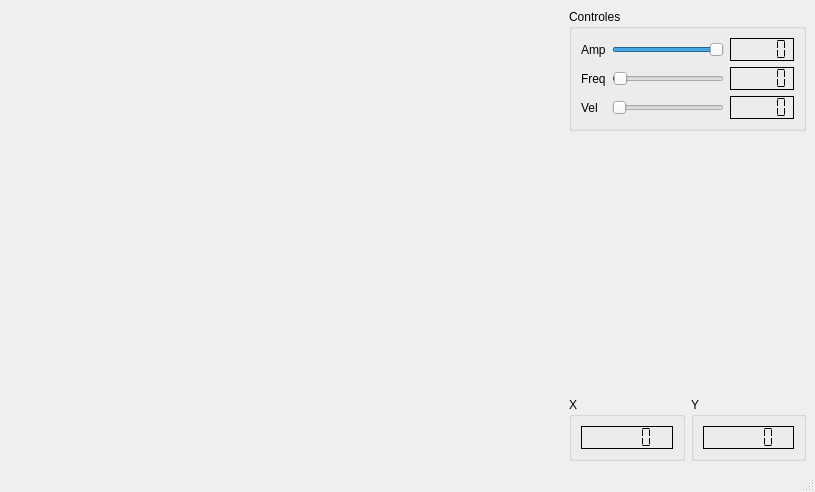
<?xml version="1.0" encoding="UTF-8"?>
<ui version="4.0">
 <class>MainWindow</class>
 <widget class="QMainWindow" name="MainWindow">
  <property name="geometry">
   <rect>
    <x>0</x>
    <y>0</y>
    <width>815</width>
    <height>492</height>
   </rect>
  </property>
  <property name="windowTitle">
   <string>MainWindow</string>
  </property>
  <widget class="QWidget" name="centralwidget">
   <layout class="QHBoxLayout" name="horizontalLayout_4" stretch="70,30">
    <item>
     <widget class="Plotter" name="widget" native="true"/>
    </item>
    <item>
     <layout class="QVBoxLayout" name="verticalLayout">
      <item>
       <widget class="QGroupBox" name="groupBox">
        <property name="title">
         <string>Controles</string>
        </property>
        <layout class="QGridLayout" name="gridLayout">
         <item row="0" column="0">
          <widget class="QLabel" name="label">
           <property name="text">
            <string>Amp</string>
           </property>
          </widget>
         </item>
         <item row="0" column="1">
          <widget class="QSlider" name="horizontalSliderAmp">
           <property name="maximum">
            <number>100</number>
           </property>
           <property name="value">
            <number>100</number>
           </property>
           <property name="orientation">
            <enum>Qt::Orientation::Horizontal</enum>
           </property>
          </widget>
         </item>
         <item row="0" column="2">
          <widget class="QLCDNumber" name="lcdNumberAmp">
           <property name="frameShape">
            <enum>QFrame::Shape::Box</enum>
           </property>
           <property name="frameShadow">
            <enum>QFrame::Shadow::Plain</enum>
           </property>
           <property name="segmentStyle">
            <enum>QLCDNumber::SegmentStyle::Flat</enum>
           </property>
           <property name="value" stdset="0">
            <double>0.000000000000000</double>
           </property>
          </widget>
         </item>
         <item row="1" column="0">
          <widget class="QLabel" name="label_2">
           <property name="text">
            <string>Freq</string>
           </property>
          </widget>
         </item>
         <item row="1" column="1">
          <widget class="QSlider" name="horizontalSliderFreq">
           <property name="value">
            <number>1</number>
           </property>
           <property name="orientation">
            <enum>Qt::Orientation::Horizontal</enum>
           </property>
          </widget>
         </item>
         <item row="1" column="2">
          <widget class="QLCDNumber" name="lcdNumberFreq">
           <property name="frameShape">
            <enum>QFrame::Shape::Box</enum>
           </property>
           <property name="frameShadow">
            <enum>QFrame::Shadow::Plain</enum>
           </property>
           <property name="segmentStyle">
            <enum>QLCDNumber::SegmentStyle::Flat</enum>
           </property>
          </widget>
         </item>
         <item row="2" column="0">
          <widget class="QLabel" name="label_3">
           <property name="text">
            <string>Vel</string>
           </property>
          </widget>
         </item>
         <item row="2" column="1">
          <widget class="QSlider" name="horizontalSliderVel">
           <property name="orientation">
            <enum>Qt::Orientation::Horizontal</enum>
           </property>
          </widget>
         </item>
         <item row="2" column="2">
          <widget class="QLCDNumber" name="lcdNumberVel">
           <property name="frameShape">
            <enum>QFrame::Shape::Box</enum>
           </property>
           <property name="frameShadow">
            <enum>QFrame::Shadow::Plain</enum>
           </property>
           <property name="segmentStyle">
            <enum>QLCDNumber::SegmentStyle::Flat</enum>
           </property>
          </widget>
         </item>
        </layout>
       </widget>
      </item>
      <item>
       <spacer name="verticalSpacer">
        <property name="orientation">
         <enum>Qt::Orientation::Vertical</enum>
        </property>
        <property name="sizeHint" stdset="0">
         <size>
          <width>20</width>
          <height>40</height>
         </size>
        </property>
       </spacer>
      </item>
      <item>
       <layout class="QHBoxLayout" name="horizontalLayout_3">
        <item>
         <widget class="QGroupBox" name="groupBox_2">
          <property name="title">
           <string>X</string>
          </property>
          <layout class="QHBoxLayout" name="horizontalLayout">
           <item>
            <widget class="QLCDNumber" name="lcdNumberX">
             <property name="frameShape">
              <enum>QFrame::Shape::Box</enum>
             </property>
             <property name="frameShadow">
              <enum>QFrame::Shadow::Plain</enum>
             </property>
             <property name="segmentStyle">
              <enum>QLCDNumber::SegmentStyle::Flat</enum>
             </property>
            </widget>
           </item>
          </layout>
         </widget>
        </item>
        <item>
         <widget class="QGroupBox" name="groupBox_3">
          <property name="title">
           <string>Y</string>
          </property>
          <layout class="QHBoxLayout" name="horizontalLayout_2">
           <item>
            <widget class="QLCDNumber" name="lcdNumberY">
             <property name="frameShadow">
              <enum>QFrame::Shadow::Plain</enum>
             </property>
             <property name="segmentStyle">
              <enum>QLCDNumber::SegmentStyle::Flat</enum>
             </property>
            </widget>
           </item>
          </layout>
         </widget>
        </item>
       </layout>
      </item>
     </layout>
    </item>
   </layout>
  </widget>
  <widget class="QMenuBar" name="menubar">
   <property name="geometry">
    <rect>
     <x>0</x>
     <y>0</y>
     <width>815</width>
     <height>23</height>
    </rect>
   </property>
  </widget>
  <widget class="QStatusBar" name="statusbar"/>
 </widget>
 <customwidgets>
  <customwidget>
   <class>Plotter</class>
   <extends>QWidget</extends>
   <header>plotter.h</header>
   <container>1</container>
  </customwidget>
 </customwidgets>
 <resources/>
 <connections>
  <connection>
   <sender>horizontalSliderAmp</sender>
   <signal>valueChanged(int)</signal>
   <receiver>lcdNumberAmp</receiver>
   <slot>display(int)</slot>
   <hints>
    <hint type="sourcelabel">
     <x>574</x>
     <y>97</y>
    </hint>
    <hint type="destinationlabel">
     <x>636</x>
     <y>97</y>
    </hint>
   </hints>
  </connection>
  <connection>
   <sender>horizontalSliderFreq</sender>
   <signal>valueChanged(int)</signal>
   <receiver>lcdNumberFreq</receiver>
   <slot>display(int)</slot>
   <hints>
    <hint type="sourcelabel">
     <x>566</x>
     <y>123</y>
    </hint>
    <hint type="destinationlabel">
     <x>624</x>
     <y>128</y>
    </hint>
   </hints>
  </connection>
  <connection>
   <sender>horizontalSliderVel</sender>
   <signal>valueChanged(int)</signal>
   <receiver>lcdNumberVel</receiver>
   <slot>display(int)</slot>
   <hints>
    <hint type="sourcelabel">
     <x>561</x>
     <y>154</y>
    </hint>
    <hint type="destinationlabel">
     <x>625</x>
     <y>159</y>
    </hint>
   </hints>
  </connection>
 </connections>
</ui>
